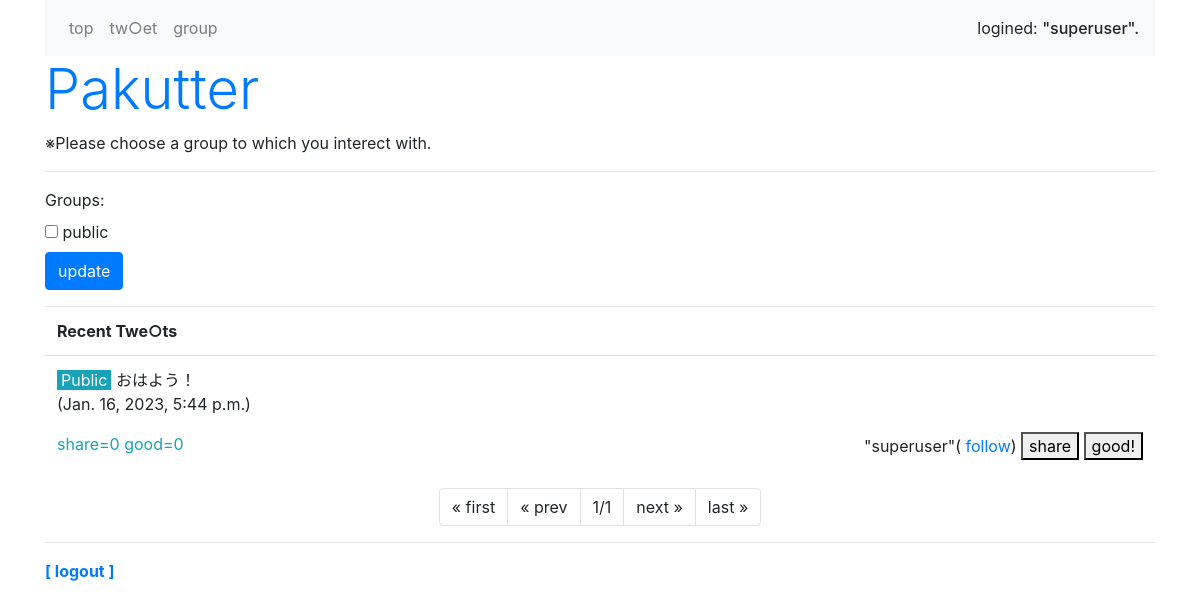
The page /sns/ (signed in) on the database as committed earlier.
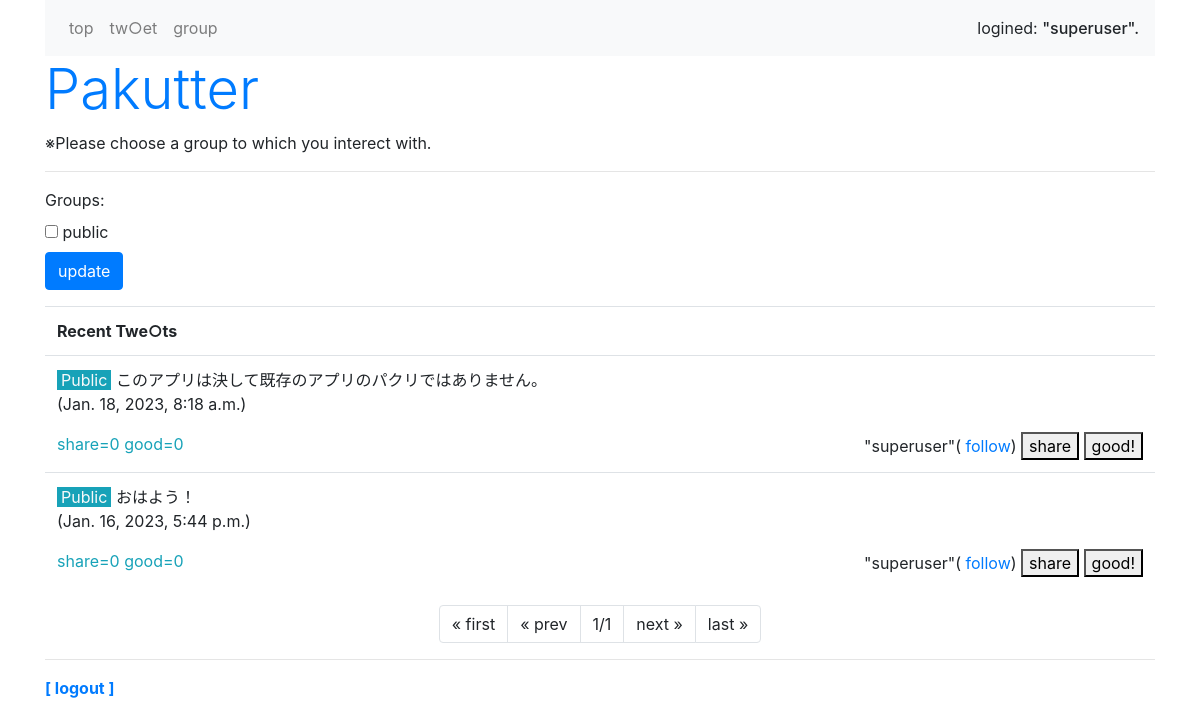
The same page on the database as committed later.
### sns/models.py (models this page shows, shortened)
class Message(models.Model):
    owner = models.ForeignKey(
        User,
        on_delete=models.CASCADE,
        related_name='message_owner'
    )
    group = models.ForeignKey('Group', on_delete=models.CASCADE)
    content = models.TextField(max_length=1000)
    share_id = models.IntegerField(default=-1)
    good_count = models.IntegerField(default=0)
    share_count = models.IntegerField(default=0)
    pub_date = models.DateTimeField(auto_now_add=True)
    class Meta:
        ordering = ('-pub_date',)

### sns/views.py (the view)
# urls.py: path('', views.index, name='index'),
@login_required(login_url='/admin/login/')
def index(request, page=1):
    (public_user, public_group) = get_public()
    if request.method == 'POST':
        checkform = GroupCheckForm(request.user, request.POST)
        glist = []
        for item in request.POST.getlist('groups'):
            glist.append(item)
        messages = get_your_group_message(request.user,
                                          glist, page)
    else:
        checkform = GroupCheckForm(request.user)
        gps = Group.objects.filter(owner=request.user)
        glist = [public_group.title]
        for item in gps:
            glist.append(item.title)
        messages = get_your_group_message(request.user, glist, page)
    params = {
        'login_user': request.user,
        'contents': messages,
        'check_form': checkform,
    }
    return render(request, 'sns/index.html', params)

### sns/forms.py
class GroupCheckForm(forms.Form):
    def __init__(self, user, *args, **kwargs):
        super(GroupCheckForm, self).__init__(*args, **kwargs)
        public = User.objects.filter(username='public').first()
        self.fields['groups'] = forms.MultipleChoiceField(
            choices=[(item.title, item.title) for item in
                     Group.objects.filter(owner__in=[user, public])],
            widget=forms.CheckboxSelectMultiple(),
        )

### sns/views.py (called while the page is built)
def get_your_group_message(owner, glist, page):
    page_num = 10  # ページあたりの表示数
    (public_user, public_group) = get_public()
    groups = Group.objects.filter(Q(owner=owner)
                                  | Q(owner=public_user)).filter(title__in=glist)
    me_friends = Friend.objects.filter(group__in=groups)
    me_users = []
    for f in me_friends:
        me_users.append(f.user)
    his_groups = Group.objects.filter(owner__in=me_users)
    his_friends = Friend.objects.filter(user=owner) \
        .filter(group__in=his_groups)
    me_groups = []
    for hf in his_friends:
        me_groups.append(hf.group)
    messages = Message.objects.filter(Q(group__in=groups)
                                      | Q(group__in=me_groups))
    page_item = Paginator(messages, page_num)
    return page_item.get_page(page)

def get_public():
    public_user = User.objects.filter(username='public').first()
    public_group = Group.objects.filter(owner=public_user).first()
    return (public_user, public_group)

### sns/templates/sns/index.html (shortened to what this page needs)
{% extends 'sns/layout.html' %}
{% block header %}
<h1 class="display-4 text-primary">Pakutter</h1>
<p>※Please choose a group to which you interect with.</p>
{% endblock %}
{% block content %}
<hr>
<div>
    <form action="{% url 'index' %}" method="post" name="group_form">
        {{check_form}}
        <div>
            <button class="btn btn-primary">update</button>
        </div>
    </form>
</div>
<table class="table mt-3">
    <tr><th>Recent Twe○ts</th></tr>
{% for item in contents %}
    <tr><td>
    <p class="my-0">
        {% if item.group.title == 'public' %}
        <span class="bg-info text-light px-1">Public</span>
        {% endif %}
        {{item.content}}</p>
    <p class=""> ({{item.pub_date}})</p>
    <span class="float-left text-info">
        share={{item.share_count}} good={{item.good_count}}
    </span>
    <span class="float-right">
        "{{item.owner}}"(<a href="{% url 'add' %}?name={{item.owner}}">
            follow</a>)
        <a href="{% url 'share' item.id %}">
            <button class="py-0">share</button></a>
        <a href="{% url 'good' item.id %}">
            <button class="py-0">good!</button></a>
    </span>
</td></tr>
{% endfor %}
</table>
<ul class="pagination justify-content-center">
    {% if contents.has_previous %}
    <li class="page-item">
        <a class="page-link" href="javascript:sendGroupForm(1);">
            &laquo; first</a>
    </li>
    <li class="page-item">
        <a class="page-link"
        href="javascript:sendGroupForm({{contents.previous_page_number}});">
            &laquo; prev</a>
    </li>
    {% else %}
    <li class="page-item">
        <a class="page-link">&laquo; first</a>
    </li>
    <li class="page-item">
        <a class="page-link">&laquo; prev</a>
    </li>
    {% endif %}
    <li class="page-item">
        <a class="page-link">
        {{contents.number}}/{{contents.paginator.num_pages}}</a>
    </li>
    {% if contents.has_next %}
    <li class="page-item">
        <a class="page-link"
        href="javascript:sendGroupForm({{contents.next_page_number }});">
            next &raquo;</a>
    </li>
    <li class="page-item">
        <a class="page-link"
        href="javascript:sendGroupForm({{contents.paginator.num_pages}});">
            last &raquo;</a>
    </li>
    {% else %}
    <li class="page-item">
        <a class="page-link">next &raquo;</a>
    </li>
    <li class="page-item">
        <a class="page-link">last &raquo;</a>
    </li>
    {% endif %}
</ul>
{% endblock %}

### sns/templates/sns/layout.html (shortened to what this page needs)
{% load static %}
<!doctype html>
<html lang="ja">
<head>
    <link rel="stylesheet"
    href="https://stackpath.bootstrapcdn.com/bootstrap/4.3.1/css/bootstrap.min.css"
>
</head>
<body class="container">
    <nav class="navbar navbar-expand navbar-light bg-light">
    <ul class="navbar-nav mr-auto">
        <li class="nav-item">
            <a class="nav-link" href="{% url 'index' %}">top</a>
        </li>
        <li class="nav-item">
            <a class="nav-link" href="{% url 'post' %}">tw○et</a>
        </li>
        <li class="nav-item">
            <a class="nav-link" href="{% url 'groups' %}">group</a>
        </li>
    </ul>
    <span>logined: <span class="h6">"{{login_user}}".</span></span>
    </nav>
    <div>{% block header %}
        {% endblock %}</div>
    <div class="content">{% block content %}
        {% endblock %}</div>
    <hr>
    <div class="my-3">
        <span class="font-weight-bold">
            <a href="/admin/logout?next=/sns/">
                [ logout ]</a></span>
    </div>
</body>
</html>

Rows that differ between the two databases and show on the page:
added Message: shows "Public", content "このアプリは決して既存のアプリのパクリではありません。", pub_date "Jan. 18, 2023, 8:18 a.m.", share_count "0", good_count "0", owner "superuser"
